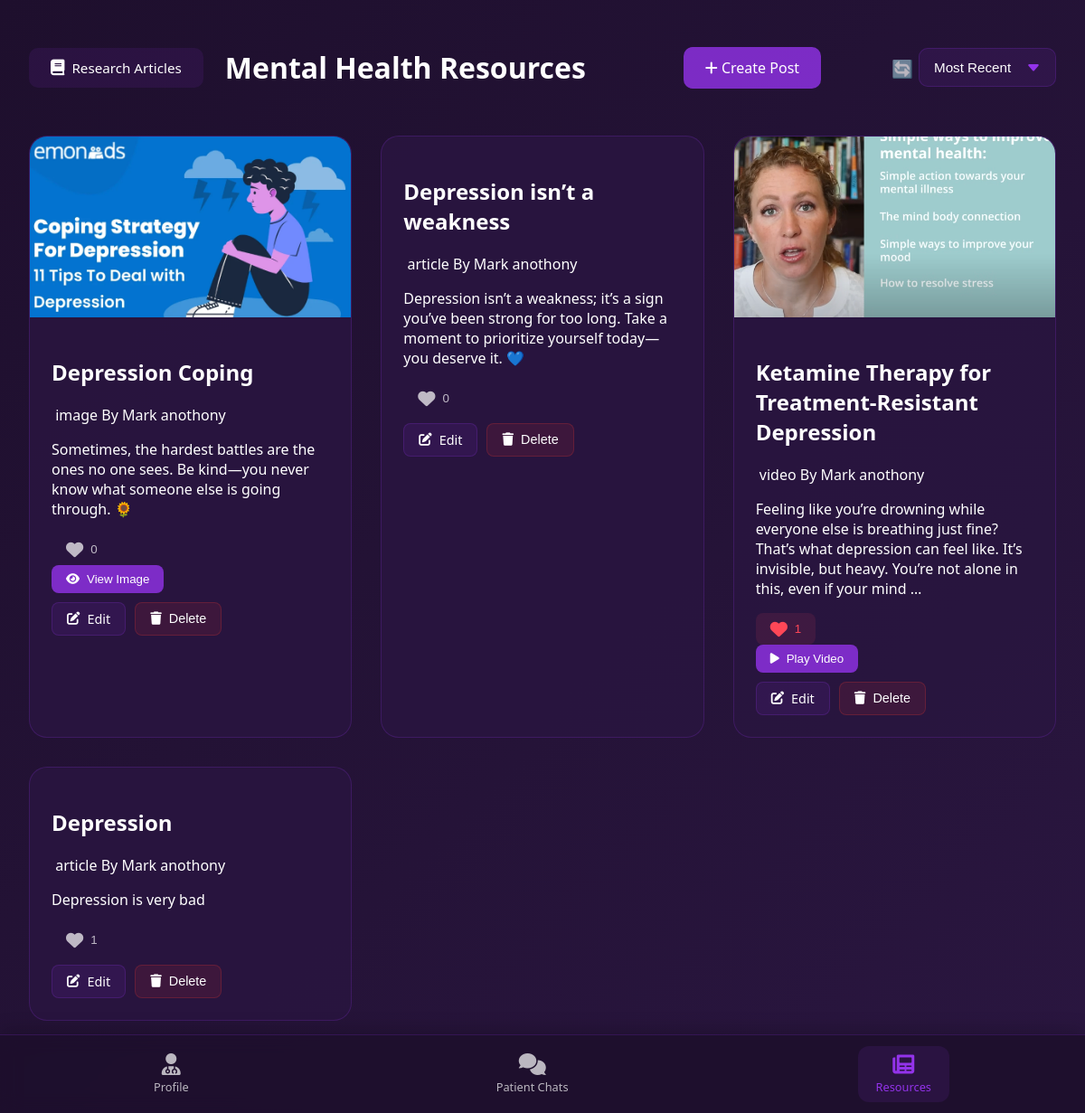
The app's page /auth/posts/ (signed in), older data.
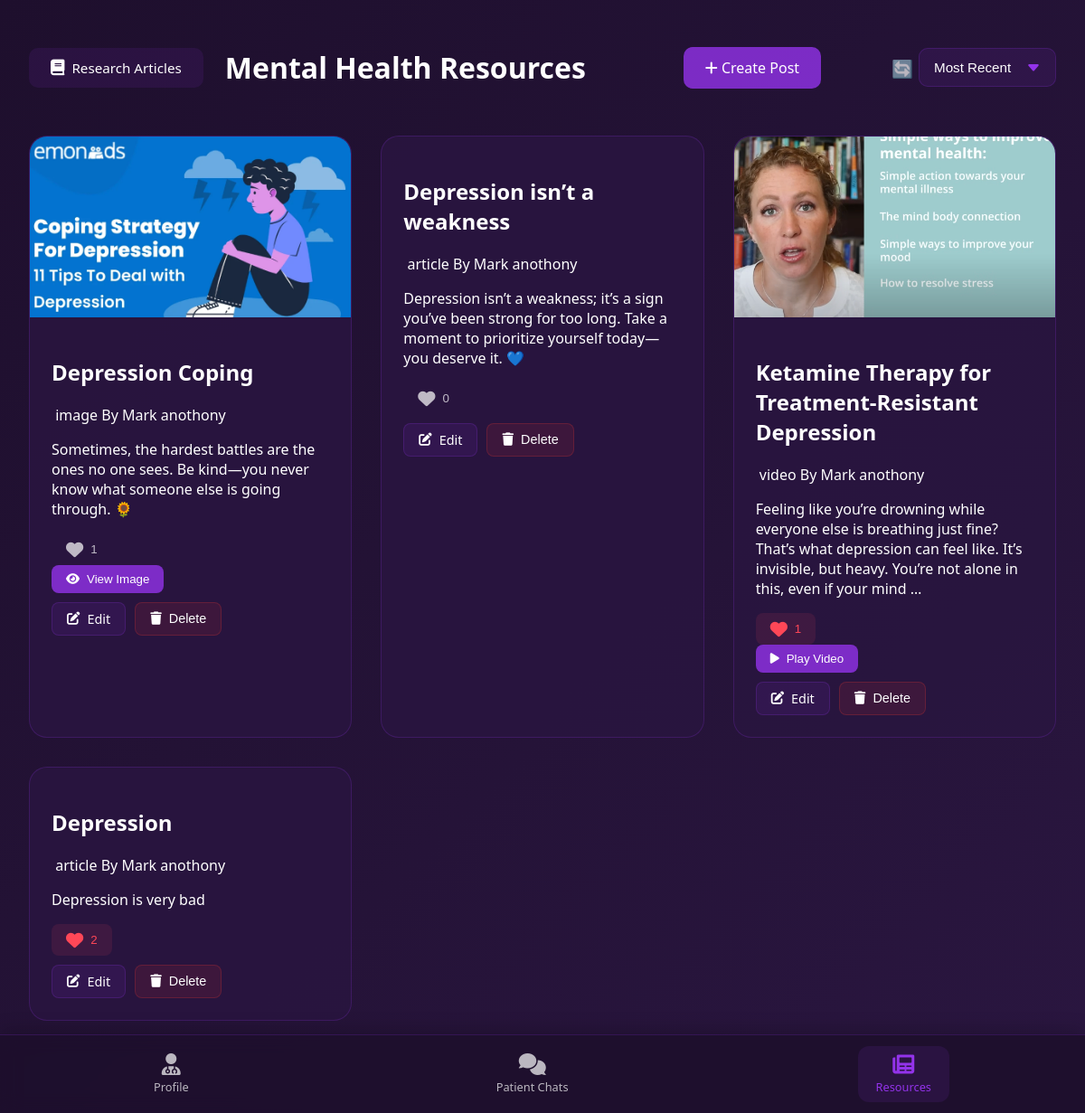
The same page, newer data.
### user_management/models.py (models this page shows, shortened)
class Post(models.Model):
    POST_TYPES = (
        ('image', 'Image'),
        ('video', 'Video'),
        ('article', 'Article')
    )
    title = models.CharField(max_length=200)
    content = models.TextField()
    post_type = models.CharField(max_length=7, choices=POST_TYPES)
    media_file = models.FileField(upload_to='posts/', blank=True, null=True)
    thumbnail = models.ImageField(upload_to='post_thumbnails/', blank=True, null=True)
    author = models.ForeignKey('Therapist', on_delete=models.CASCADE, related_name='posts')
    created_at = models.DateTimeField(auto_now_add=True)
    updated_at = models.DateTimeField(auto_now=True)
    upvotes = models.ManyToManyField(CustomUser, related_name='upvoted_posts', blank=True)
    upvote_count = models.PositiveIntegerField(default=0)
    class Meta:
        ordering = ['-created_at']

class Therapist(models.Model):
    user = models.OneToOneField(CustomUser, on_delete=models.CASCADE)
    name = models.CharField(max_length=255)
    years_of_experience = models.PositiveIntegerField()
    expertise = models.TextField()
    license_certificate = models.FileField(upload_to='certificates/')

### user_management/views.py (the view)
# urls.py: path('posts/', posts_list, name='posts_list'),
@login_required
def posts_list(request):
    sort_by = request.GET.get('sort', 'recent')
    if sort_by == 'most_upvoted':
        posts = Post.objects.order_by('-upvote_count')
    else:
        posts = Post.objects.order_by('-created_at')
    is_therapist = hasattr(request.user, 'therapist')
    base_template = 'user_management/base_with_nav_therapist.html' if is_therapist else 'user_management/base_with_nav.html'
    return render(request, 'user_management/posts_list.html', {
        'posts': posts,
        'sort_by': sort_by,
        'base_template': base_template,
        'is_therapist': is_therapist  # Pass this to template
    })

### user_management/templates/user_management/posts_list.html (shortened to what this page needs)
{% extends base_template %}
{% block content %}
<div class="posts-container">
    <div class="posts-header">
        <div class="header-left">
            {% if request.resolver_match.url_name == 'research' %}
                <a href="{% url 'posts_list' %}" class="back-btn">
                    <i class="fas fa-arrow-left"></i> Back to Resources
                </a>
            {% else %}
                <a href="{% url 'research' %}" class="research-btn">
                    <i class="fas fa-book"></i> Research Articles
                </a>
            {% endif %}
            <h1>Mental Health Resources</h1>
        </div>
        {% if request.user.therapist %}
        <a href="{% url 'create_post' %}" class="create-post-btn">
            <i class="fas fa-plus"></i> Create Post
        </a>
        {% endif %}
        <div class="sort-options">
            <select id="sort-select" onchange="updateSort(this.value)">
                <option value="recent" {% if sort_by == 'recent' %}selected{% endif %}>Most Recent</option>
            </select>
        </div>
    </div>
    <div class="posts-grid">
        {% for post in posts %}
        <div class="post-card">
            {% if post.post_type == 'video' and post.thumbnail %}
                <div class="post-thumbnail" style="background-image: url('{{ post.thumbnail.url }}')"></div>
            {% elif post.post_type == 'image' and post.media_file %}
                <div class="post-thumbnail" style="background-image: url('{{ post.media_file.url }}')"></div>
            {% endif %}
            <div class="post-content">
                <h2>{{ post.title }}</h2>
                <p class="post-meta">
                    <span class="post-type"><i class="fas fa-{{ post.post_type }}-alt"></i> {{ post.post_type }}</span>
                    <span class="post-author">By {{ post.author.name }}</span>
                </p>
                <p class="post-excerpt">{{ post.content|truncatewords:30 }}</p>
                <div class="post-actions">
                    <button class="upvote-btn {% if request.user in post.upvotes.all %}active{% endif %}"
                            onclick="upvotePost({{ post.id }}, this)">
                        <i class="fas fa-heart"></i>
                        <span class="upvote-count">{{ post.upvote_count }}</span>
                    </button>
                    {% if post.post_type == 'video' and post.media_file %}
                        <button class="view-btn" onclick="showVideo('{{ post.media_file.url }}', '{{ post.title }}')">
                            <i class="fas fa-play"></i> Play Video
                        </button>
                    {% elif post.post_type == 'image' and post.media_file %}
                        <button class="view-btn" onclick="showImage('{{ post.media_file.url }}', '{{ post.title }}')">
                            <i class="fas fa-eye"></i> View Image
                        </button>
                    {% endif %}
                    {% if request.user.therapist and request.user.therapist == post.author %}
                    <div class="post-management-buttons">
                        <a href="{% url 'edit_post' post.id %}" class="edit-btn">
                            <i class="fas fa-edit"></i> Edit
                        </a>
                        <button class="delete-btn" onclick="confirmDelete({{ post.id }})">
                            <i class="fas fa-trash"></i> Delete
                        </button>
                    </div>
                    {% endif %}
                </div>
            </div>
        </div>
        {% endfor %}
    </div>
</div>
{% endblock %}

### user_management/templates/user_management/base_with_nav_therapist.html (shortened to what this page needs)
{% load static %}
<!DOCTYPE html>
<html lang="en">
<head>
    <link rel="stylesheet" href="https://cdnjs.cloudflare.com/ajax/libs/font-awesome/6.0.0/css/all.min.css">
</head>
<body>
    {% block content %}{% endblock %}
    <nav class="bottom-nav">
        <a href="{% url 'profile_page_therapist' %}" class="nav-item {% if request.resolver_match.url_name == 'profile_page_therapist' %}active{% endif %}">
            <i class="fas fa-user-md"></i>
            <span>Profile</span>
        </a>
        <a href="{% url 'therapist_chat' %}" class="nav-item {% if request.resolver_match.url_name == 'therapist_chat' %}active{% endif %}">
            <i class="fas fa-comments"></i>
            <span>Patient Chats</span>
        </a>
        <a href="{% url 'posts_list' %}" class="nav-item {% if request.resolver_match.url_name == 'posts_list' %}active{% endif %}">
            <i class="fas fa-newspaper"></i>
            <span>Resources</span>
        </a>
    </nav>
</body>
</html>

### user_management/templates/user_management/posts_list.html (style rules this page uses)
.posts-container { padding: 2rem; max-width: 1200px; margin: 0 auto; }
.posts-header { display: flex; justify-content: space-between; align-items: center; margin-bottom: 2rem; flex-wrap: wrap; gap: 1rem; }
.posts-grid { display: grid; grid-template-columns: repeat(auto-fill, minmax(300px, 1fr)); gap: 2rem; }
.post-card { background: rgba(42, 22, 64, 0.9); border-radius: 20px; overflow: hidden; transition: transform 0.3s ease; border: 1px solid rgba(147, 51, 234, 0.2); }
.post-thumbnail { height: 200px; background-size: cover; background-position: center; }
.post-content { padding: 1.5rem; }
.create-post-btn { background: rgba(147, 51, 234, 0.8); color: white; padding: 0.75rem 1.5rem; border-radius: 10px; text-decoration: none; transition: all 0.3s ease; }
.upvote-btn { background: none; border: none; color: rgba(255, 255, 255, 0.7); cursor: pointer; transition: all 0.3s ease; padding: 8px 16px; border-radius: 8px; display: flex; align-items: center; gap: 8px; }
.upvote-btn.active { color: #ff4757; background: rgba(255, 71, 87, 0.1); }
.upvote-btn i { font-size: 1.2rem; }
.view-btn { background: rgba(147, 51, 234, 0.8); color: white; border: none; padding: 8px 16px; border-radius: 8px; cursor: pointer; display: flex; align-items: center; gap: 8px; transition: all 0.3s ease; }
.sort-options select { background: rgba(147, 51, 234, 0.1); border: 1px solid rgba(147, 51, 234, 0.2); color: white; padding: 0.75rem 2.5rem 0.75rem 1rem; border-radius: 10px; cursor: pointer; appearance: none; -webkit-appearance: none; -moz-appearance: none; font-size: 0.95rem; transition: all 0.3s ease; background-repeat: no-repeat; background-position: calc(100% - 1rem) center; }
.sort-options { position: relative; display: inline-block; }
.sort-options::before { content: '🔄'; position: absolute; left: -30px; top: 50%; transform: translateY(-50%); font-size: 1.2rem; opacity: 0.7; }
.post-management-buttons { display: flex; gap: 10px; margin-top: 10px; }
.edit-btn, .delete-btn { background: rgba(147, 51, 234, 0.1); color: white; border: 1px solid rgba(147, 51, 234, 0.2); padding: 8px 16px; border-radius: 8px; cursor: pointer; display: flex; align-items: center; gap: 8px; transition: all 0.3s ease; text-decoration: none; font-size: 0.9rem; }
.delete-btn { background: rgba(255, 59, 48, 0.1); border-color: rgba(255, 59, 48, 0.2); }
.header-left { display: flex; align-items: center; gap: 1.5rem; }
.research-btn, .back-btn { background: rgba(147, 51, 234, 0.1); color: white; padding: 0.75rem 1.5rem; border-radius: 10px; text-decoration: none; transition: all 0.3s ease; display: flex; align-items: center; gap: 8px; font-size: 0.95rem; }
.research-btn i, .back-btn i { font-size: 1.1rem; }

### user_management/templates/user_management/base_with_nav_therapist.html (style rules this page uses)
body { margin: 0; padding: 0; min-height: 100vh; background: linear-gradient(135deg, #1e0f2d 0%, #2a1640 100%); color: white; font-family: 'Segoe UI', sans-serif; padding-bottom: 70px; }
.bottom-nav { position: fixed; bottom: 0; left: 0; right: 0; background: rgba(30, 15, 45, 0.95); backdrop-filter: blur(10px); display: flex; justify-content: space-around; padding: 12px 0; border-top: 1px solid rgba(147, 51, 234, 0.2); box-shadow: 0 -4px 20px rgba(0, 0, 0, 0.2); }
.nav-item { display: flex; flex-direction: column; align-items: center; text-decoration: none; color: rgba(255, 255, 255, 0.7); transition: all 0.3s ease; padding: 8px 20px; border-radius: 12px; }
.nav-item i { font-size: 1.5rem; margin-bottom: 4px; }
.nav-item span { font-size: 0.8rem; }
.nav-item.active { color: #9333ea; background: rgba(147, 51, 234, 0.1); }

Row changes from the older to the newer data that the page shows:
changed Post "Depression Coping": upvote_count "0" → "1"
changed Post "Depression": upvote_count "1" → "2"
